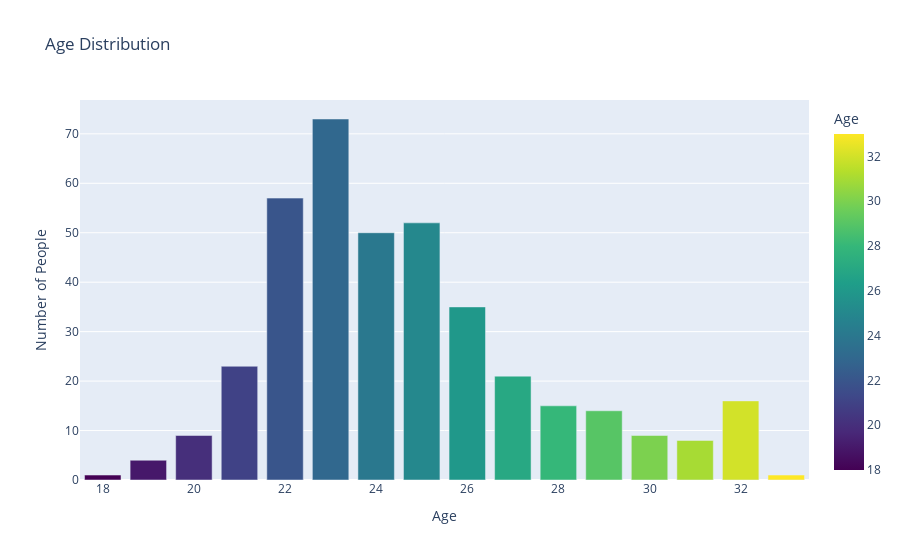

The code cell stored with this chart in its notebook:
### Markdown cell above
AGE COLUMN

### Code cell
# Extract the values from the 'Age' column and count occurrences
age_counts = online_food['Age'].value_counts().reset_index()
age_counts.columns = ['Age', 'Count']

# Create the bar chart with color grading
fig = px.bar(age_counts, x='Age', y='Count', title='Age Distribution',
             labels={'Age': 'Age', 'Count': 'Number of People'},
             color='Age', color_continuous_scale='Viridis')

# Show the plot
fig.show()

### Figure 1 — Plotly figure (JSON) as saved in the notebook; plotly's stock layout.template omitted (floating-point values rounded to 4 significant figures)
{"data": [{"alignmentgroup": "True", "hovertemplate": "Age=%{marker.color}<br>Number of People=%{y}<extra></extra>", "legendgroup": "", "marker": {"color": [23, 22, 25, 24, 26, 21, 27, 32, 28, 29, 20, 30, 31, 19, 18, 33], "coloraxis": "coloraxis", "pattern": {"shape": ""}}, "name": "", "offsetgroup": "", "orientation": "v", "showlegend": false, "textposition": "auto", "type": "bar", "x": [23, 22, 25, 24, 26, 21, 27, 32, 28, 29, 20, 30, 31, 19, 18, 33], "xaxis": "x", "y": [73, 57, 52, 50, 35, 23, 21, 16, 15, 14, 9, 9, 8, 4, 1, 1], "yaxis": "y"}], "layout": {"barmode": "relative", "coloraxis": {"colorbar": {"title": {"text": "Age"}}, "colorscale": [[0, "#440154"], [0.1111, "#482878"], [0.2222, "#3e4989"], [0.3333, "#31688e"], [0.4444, "#26828e"], [0.5556, "#1f9e89"], [0.6667, "#35b779"], [0.7778, "#6ece58"], [0.8889, "#b5de2b"], [1, "#fde725"]]}, "legend": {"tracegroupgap": 0}, "title": {"text": "Age Distribution"}, "xaxis": {"anchor": "y", "domain": [0, 1], "title": {"text": "Age"}}, "yaxis": {"anchor": "x", "domain": [0, 1], "title": {"text": "Number of People"}}}}
